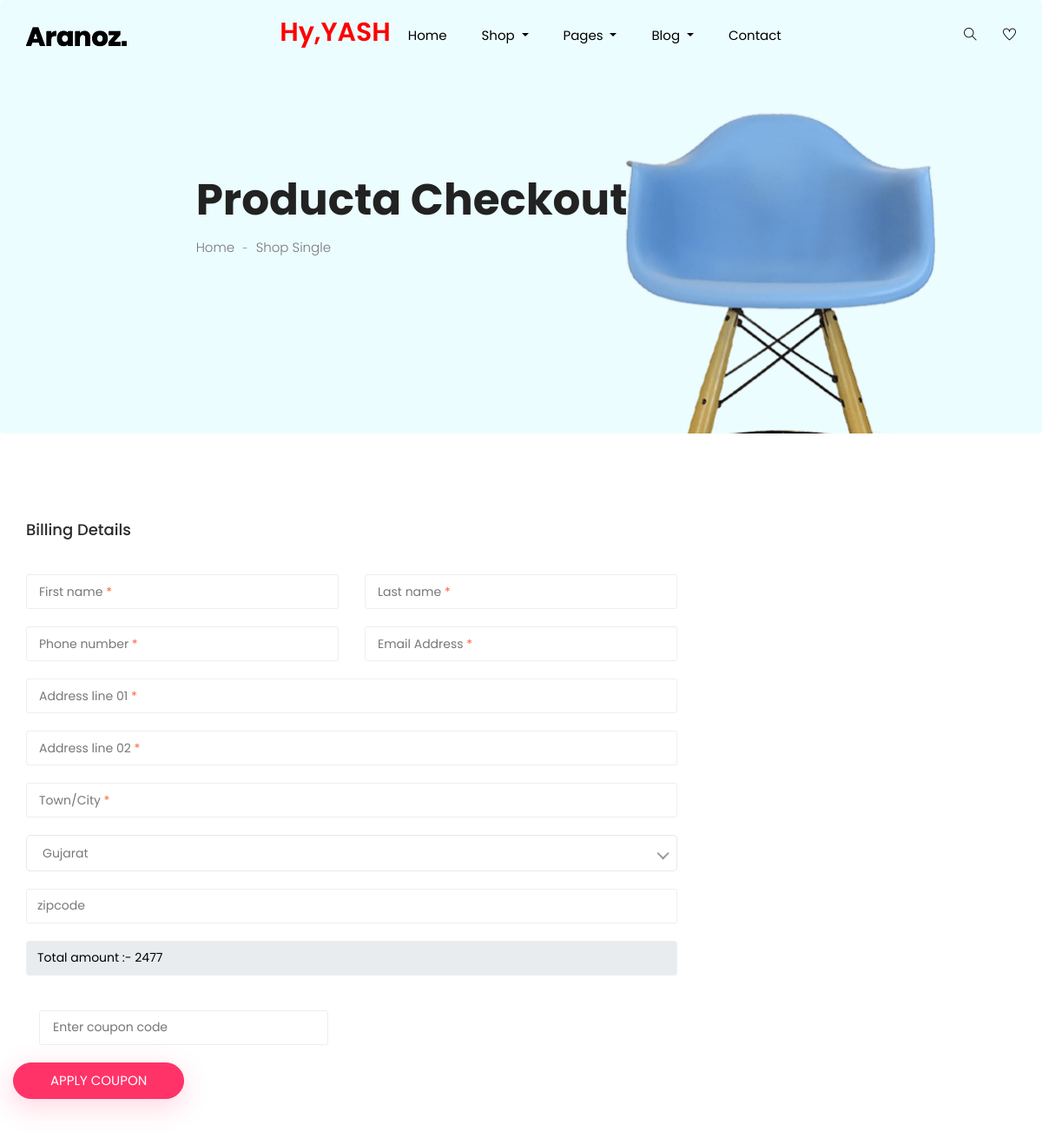
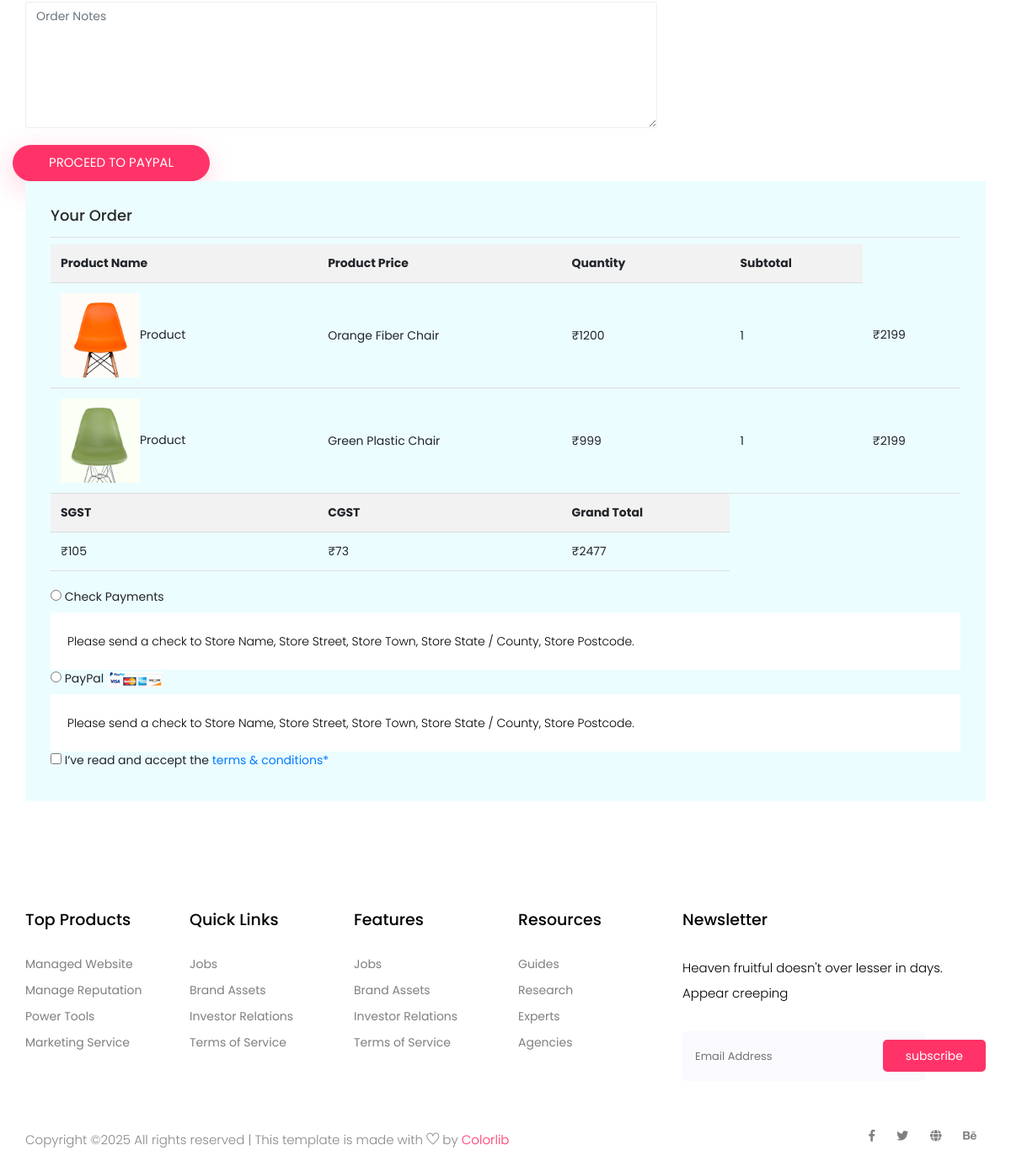
The page /checkout.html (signed in) on the database its author committed (2 pictures, top to bottom).
### myapp/models.py (models this page shows, shortened)
class Cart_Item(models.Model):
    user=models.ForeignKey(Register_table,on_delete=models.CASCADE,null=True)
    product=models.ForeignKey(Product_table,on_delete=models.CASCADE,null=True)
    quantity=models.PositiveIntegerField(default=1,null=True)

class Product_table(models.Model):
    AVAILABLE=[
        ('in-stock','in-stock'),
        ('out-of-stock','out-of-stock'),
    ]
    name=models.CharField(max_length=100)
    price=models.IntegerField()
    use_for=models.CharField(max_length=40)
    description=models.TextField()
    color=models.CharField(max_length=100)
    material=models.CharField(max_length=100)
    size=models.CharField(max_length=100)
    item_weight=models.CharField(max_length=100)
    dimensions=models.CharField(max_length=100)
    brand=models.ForeignKey(brand_table,on_delete=models.CASCADE)
    image=models.ImageField(upload_to='photos')
    available = models.CharField(max_length=100, choices=AVAILABLE)
    def admin_photo(self):
        return mark_safe('<img src="{}" width="100"/>'.format(self.image.url))
    admin_photo.allow_tags = True

### myapp/views.py (the view)
# urls.py: path('checkout.html',views.checkoutpage),
def checkoutpage(request):
    if "logid" not in request.session:
        messages.warning(request,"Please Login First For Checkout")
        context={'founded_in':False}
        return render(request,"checkout.html",context)
    userid=request.session['logid']
    cart_item=Cart_Item.objects.filter(user=userid)
    total = 0
    for i in cart_item:
        i.total_price = i.product.price * i.quantity
        total += i.total_price
    sgst = sum(round(item.total_price / 21) for item in cart_item)
    gst = sum(round(item.total_price / 30) for item in cart_item)
    if cart_item:
        delivery_charges = 100
    else:
        delivery_charges = 0
    grand_total = total + sgst + gst + delivery_charges
    context = {
        'getdata': cart_item,
        'total': total,
        'sgst': sgst,
        'gst': gst,
        'delivery_charges': delivery_charges,
        'grand_total': grand_total,
        'founded_in':True,
    }
    return render(request,"checkout.html",context)

### myapp/templates/checkout.html (shortened to what this page needs)
<!doctype html>
<html lang="zxx">
<head>
  <link rel="stylesheet" href="static/css/bootstrap.min.css">
  <link rel="stylesheet" href="static/css/animate.css">
  <link rel="stylesheet" href="static/css/owl.carousel.min.css">
  <link rel="stylesheet" href="static/css/nice-select.css">
  <link rel="stylesheet" href="static/css/all.css">
  <link rel="stylesheet" href="static/css/flaticon.css">
  <link rel="stylesheet" href="static/css/themify-icons.css">
  <link rel="stylesheet" href="static/css/magnific-popup.css">
  <link rel="stylesheet" href="static/css/slick.css">
  <link rel="stylesheet" href="static/css/price_rangs.css">
  <link rel="stylesheet" href="static/css/style.css">
</head>
<body>
 <header class="main_menu home_menu">
        <div class="container">
            <div class="row align-items-center">
                <div class="col-lg-12">
                    <nav class="navbar navbar-expand-lg navbar-light">
                        <a class="navbar-brand" href="/"> <img src="static/img/logo.png" alt="logo"> </a>
                        <div class="collapse navbar-collapse main-menu-item" id="navbarSupportedContent">
                              {% if request.session.logname %}
                            <h2 style="color:red">Hy,{{ request.session.logname| upper }}</h2>
                            {% endif %}
                            <ul class="navbar-nav">
                                <li class="nav-item">
                                    <a class="nav-link" href="/">Home</a>
                                </li>
                                <li class="nav-item dropdown">
                                    <a class="nav-link dropdown-toggle" href="blog.html" id="navbarDropdown_1"
                                        role="button" data-toggle="dropdown" aria-haspopup="true" aria-expanded="false">
                                        Shop
                                    </a>
                                </li>
                                <li class="nav-item dropdown">
                                    <a class="nav-link dropdown-toggle" href="blog.html" id="navbarDropdown_3"
                                        role="button" data-toggle="dropdown" aria-haspopup="true" aria-expanded="false">
                                        pages
                                    </a>
                                </li>
                                <li class="nav-item dropdown">
                                    <a class="nav-link dropdown-toggle" href="blog.html" id="navbarDropdown_2"
                                        role="button" data-toggle="dropdown" aria-haspopup="true" aria-expanded="false">
                                        blog
                                    </a>
                                </li>
                                <li class="nav-item">
                                    <a class="nav-link" href="contact.html">Contact</a>
                                </li>
                            </ul>
                        </div>
                        <div class="hearer_icon d-flex">
                            <a id="search_1" href="javascript:void(0)"><i class="ti-search"></i></a>
                            <a href=""><i class="ti-heart"></i></a>
                        </div>
                    </nav>
                </div>
            </div>
        </div>
    </header>
  <section class="breadcrumb breadcrumb_bg">
    <div class="container">
      <div class="row justify-content-center">
        <div class="col-lg-8">
          <div class="breadcrumb_iner">
            <div class="breadcrumb_iner_item">
              <h2>Producta Checkout</h2>
              <p>Home <span>-</span> Shop Single</p>
            </div>
          </div>
        </div>
      </div>
    </div>
  </section>
  <section class="checkout_area padding_top">
    <div class="container">
      <div class="billing_details">
        <div class="row">
          <div class="col-lg-8">
            <h3>Billing Details</h3>
              {% if not founded_in %}
              <button type="submit" onclick="location.href='login.html'">Click Here</button>
              {% else %}
            <form class="row contact_form" action="/fetchcheckoutdata" method="post" novalidate="novalidate">
              <div class="col-md-6 form-group p_star">
                <input type="text" class="form-control" id="first" name="fname" />
                <span class="placeholder" data-placeholder="First name"></span>
              </div>
              <div class="col-md-6 form-group p_star">
                <input type="text" class="form-control" id="last" name="lname" />
                <span class="placeholder" data-placeholder="Last name"></span>
              </div>
              <div class="col-md-6 form-group p_star">
                <input type="text" class="form-control" id="number" name="phone" />
                <span class="placeholder" data-placeholder="Phone number"></span>
              </div>
              <div class="col-md-6 form-group p_star">
                <input type="text" class="form-control" id="email" name="email" />
                <span class="placeholder" data-placeholder="Email Address"></span>
              </div>
              <div class="col-md-12 form-group p_star">
                <input type="text" class="form-control" id="add1" name="add1" />
                <span class="placeholder" data-placeholder="Address line 01"></span>
              </div>
              <div class="col-md-12 form-group p_star">
                <input type="text" class="form-control" id="add2" name="add2" />
                <span class="placeholder" data-placeholder="Address line 02"></span>
              </div>
              <div class="col-md-12 form-group p_star">
                <input type="text" class="form-control" id="city" name="city" />
                <span class="placeholder" data-placeholder="Town/City"></span>
              </div>
              <div class="col-md-12 form-group p_star">
              </div>
              <div class="col-md-12 form-group">
                <input type="text" class="form-control" id="zip" name="zipcode" placeholder="zipcode" />
              </div>
                   <div class="col-md-12 form-group">
                <input type="text" class="form-control" title="Grand Total" id="totalamount" value="Total amount :- {{grand_total}}" style="color:black" name="grand_totals" disabled/>
              </div>
                    <div class="cupon_area">
                    <input type="text" placeholder="Enter coupon code" id="coupon_code" name="coupon_code" />
                        <button class="btn_3" type="button" onclick="applyCoupon()">Apply Coupon</button>
                            </div>
              <div class="col-md-12 form-group">
                <textarea class="form-control" name="message" id="message" rows="1"
                  placeholder="Order Notes"></textarea>
              </div>
                <button class="btn_3" type="submit">Proceed to PayPal</button>
          </div>
         <div class="col-lg-12">
    <div class="order_box">
        <h2>Your Order</h2>
        <table style="width: 100%; border-collapse: collapse; text-align: left; margin-bottom: 20px;">
            <thead>
                <tr style="background-color: #f2f2f2;">
                    <th style="padding: 12px; border-bottom: 1px solid #ddd;">Product Name</th>
                    <th style="padding: 12px; border-bottom: 1px solid #ddd;">Product Price</th>
                    <th style="padding: 12px; border-bottom: 1px solid #ddd;">Quantity</th>
                    <th style="padding: 12px; border-bottom: 1px solid #ddd;">Subtotal</th>
                </tr>
            </thead>
            <tbody>
                {% for item in getdata %}
                <tr><td  style="padding: 12px; border-bottom: 1px solid #ddd;"><img src="/media/{{item.product.image}}" style="height:100px">Product</td>
                    <td style="padding: 12px; border-bottom: 1px solid #ddd;">{{ item.product.name }}</td>
                    <td style="padding: 12px; border-bottom: 1px solid #ddd;">₹{{ item.product.price }}</td>
                    <td style="padding: 12px; border-bottom: 1px solid #ddd;" id="quantity">{{ item.quantity }}</td>
                    <td style="padding: 12px; border-bottom: 1px solid #ddd;">₹{{ total }}</td>
                </tr>
                {% endfor %}
                <tr style="background-color: #f2f2f2;">
                     <th style="padding: 12px; border-bottom: 1px solid #ddd;">SGST</th>
                    <th style="padding: 12px; border-bottom: 1px solid #ddd;">CGST</th>
                    <th style="padding: 12px; border-bottom: 1px solid #ddd;">Grand Total</th>
                </tr>
            <tr>
                <td style="padding: 12px; border-bottom: 1px solid #ddd;">₹{{ sgst }}</td>
                    <td style="padding: 12px; border-bottom: 1px solid #ddd;">₹{{ gst }}</td>
                    <td style="padding: 12px; border-bottom: 1px solid #ddd;">₹{{ grand_total }}</td>
            </tr>
            </tbody>
        </table>
        <div class="payment_item">
            <div class="radio_btn">
                <input type="radio" id="check-payment" name="payment_method" />
                <label for="check-payment">Check Payments</label>
            </div>
            <p>Please send a check to Store Name, Store Street, Store Town, Store State / County, Store Postcode.</p>
        </div>
        <div class="payment_item active">
            <div class="radio_btn">
                <input type="radio" id="paypal-payment" name="payment_method" />
                <label for="paypal-payment">PayPal</label>
                <img src="static/img/product/single-product/card.jpg" alt="PayPal" />
            </div>
            <p>Please send a check to Store Name, Store Street, Store Town, Store State / County, Store Postcode.</p>
        </div>
        <div class="create_account">
            <input type="checkbox" id="accept-terms" name="accept_terms" />
            <label for="accept-terms">I’ve read and accept the </label>
            <a href="#">terms & conditions*</a>
        </div>
    </div>
</div>{% endif %}
      </div>
    </div>
    </div>
  </section>
  <footer class="footer_part">
    <div class="container">
      <div class="row justify-content-around">
        <div class="col-sm-6 col-lg-2">
          <div class="single_footer_part">
            <h4>Top Products</h4>
            <ul class="list-unstyled">
              <li><a href="">Managed Website</a></li>
              <li><a href="">Manage Reputation</a></li>
              <li><a href="">Power Tools</a></li>
              <li><a href="">Marketing Service</a></li>
            </ul>
          </div>
        </div>
        <div class="col-sm-6 col-lg-2">
          <div class="single_footer_part">
            <h4>Quick Links</h4>
            <ul class="list-unstyled">
              <li><a href="">Jobs</a></li>
              <li><a href="">Brand Assets</a></li>
              <li><a href="">Investor Relations</a></li>
              <li><a href="">Terms of Service</a></li>
            </ul>
          </div>
        </div>
        <div class="col-sm-6 col-lg-2">
          <div class="single_footer_part">
            <h4>Features</h4>
            <ul class="list-unstyled">
              <li><a href="">Jobs</a></li>
              <li><a href="">Brand Assets</a></li>
              <li><a href="">Investor Relations</a></li>
              <li><a href="">Terms of Service</a></li>
            </ul>
          </div>
        </div>
        <div class="col-sm-6 col-lg-2">
          <div class="single_footer_part">
            <h4>Resources</h4>
            <ul class="list-unstyled">
              <li><a href="">Guides</a></li>
              <li><a href="">Research</a></li>
              <li><a href="">Experts</a></li>
              <li><a href="">Agencies</a></li>
            </ul>
          </div>
        </div>
        <div class="col-sm-6 col-lg-4">
          <div class="single_footer_part">
            <h4>Newsletter</h4>
            <p>Heaven fruitful doesn't over lesser in days. Appear creeping
            </p>
            <div id="mc_embed_signup">
              <form target="_blank"
                action="https://spondonit.us12.list-manage.com/subscribe/post?u=1462626880ade1ac87bd9c93a&amp;id=92a4423d01"
                method="get" class="subscribe_form relative mail_part">
                <input type="email" name="email" id="newsletter-form-email" placeholder="Email Address"
                  class="placeholder hide-on-focus" onfocus="this.placeholder = ''"
                  onblur="this.placeholder = ' Email Address '">
                <button type="submit" name="submit" id="newsletter-submit"
                  class="email_icon newsletter-submit button-contactForm">subscribe</button>
              </form>
            </div>
          </div>
        </div>
      </div>
    </div>
    <div class="copyright_part">
      <div class="container">
        <div class="row">
          <div class="col-lg-8">
            <div class="copyright_text">
              <P>
Copyright &copy;<script>document.write(new Date().getFullYear());</script> All rights reserved | This template is made with <i class="ti-heart" aria-hidden="true"></i> by <a href="https://colorlib.com" target="_blank">Colorlib</a>
</P>
            </div>
          </div>
          <div class="col-lg-4">
            <div class="footer_icon social_icon">
              <ul class="list-unstyled">
                <li><a href="#" class="single_social_icon"><i class="fab fa-facebook-f"></i></a></li>
                <li><a href="#" class="single_social_icon"><i class="fab fa-twitter"></i></a></li>
                <li><a href="#" class="single_social_icon"><i class="fas fa-globe"></i></a></li>
                <li><a href="#" class="single_social_icon"><i class="fab fa-behance"></i></a></li>
              </ul>
            </div>
          </div>
        </div>
      </div>
    </div>
  </footer>
</body>
</html>

### rows shown on the page
Cart_Item: product.image (picture), product.name "Orange Fiber Chair", product.price "1200", quantity "1", total "2199"
Cart_Item: product.image (picture), product.name "Green Plastic Chair", product.price "999", quantity "1", total "2199"

### other values the page prints
{{ request.session.logname| upper }} "YASH"
{{ sgst }} "105"
{{ gst }} "73"
{{ grand_total }} "2477"
